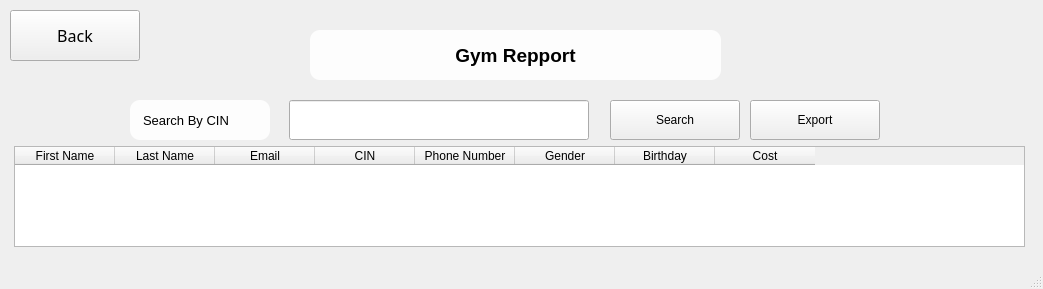
<?xml version="1.0" encoding="UTF-8"?>
<ui version="4.0">
 <class>MainWindow</class>
 <widget class="QMainWindow" name="MainWindow">
  <property name="geometry">
   <rect>
    <x>0</x>
    <y>0</y>
    <width>1043</width>
    <height>289</height>
   </rect>
  </property>
  <property name="windowTitle">
   <string>MainWindow</string>
  </property>
  <property name="styleSheet">
   <string notr="true">QMainWindow{
	border-image: url(:/background/img/7 exercises to increase running speed, according to a former sprint champion.jpeg);
}</string>
  </property>
  <widget class="QWidget" name="centralwidget">
   <widget class="QTableWidget" name="memberTable">
    <property name="geometry">
     <rect>
      <x>14</x>
      <y>146</y>
      <width>1011</width>
      <height>101</height>
     </rect>
    </property>
    <column>
     <property name="text">
      <string>First Name</string>
     </property>
    </column>
    <column>
     <property name="text">
      <string>Last Name</string>
     </property>
    </column>
    <column>
     <property name="text">
      <string>Email</string>
     </property>
    </column>
    <column>
     <property name="text">
      <string>CIN</string>
     </property>
    </column>
    <column>
     <property name="text">
      <string>Phone Number</string>
     </property>
    </column>
    <column>
     <property name="text">
      <string>Gender</string>
     </property>
    </column>
    <column>
     <property name="text">
      <string>Birthday</string>
     </property>
    </column>
    <column>
     <property name="text">
      <string>Cost</string>
     </property>
    </column>
   </widget>
   <widget class="QLabel" name="label">
    <property name="geometry">
     <rect>
      <x>130</x>
      <y>100</y>
      <width>140</width>
      <height>40</height>
     </rect>
    </property>
    <property name="font">
     <font>
      <pointsize>10</pointsize>
     </font>
    </property>
    <property name="styleSheet">
     <string notr="true">color: rgb(0, 0, 0);
background-color: rgba(255, 255, 255,0.9);
padding: 10px;
border-radius:10px;</string>
    </property>
    <property name="text">
     <string>Search By CIN</string>
    </property>
   </widget>
   <widget class="QLineEdit" name="CIN">
    <property name="geometry">
     <rect>
      <x>289</x>
      <y>100</y>
      <width>300</width>
      <height>40</height>
     </rect>
    </property>
   </widget>
   <widget class="QPushButton" name="search">
    <property name="geometry">
     <rect>
      <x>610</x>
      <y>100</y>
      <width>130</width>
      <height>40</height>
     </rect>
    </property>
    <property name="text">
     <string>Search</string>
    </property>
   </widget>
   <widget class="QPushButton" name="bill">
    <property name="geometry">
     <rect>
      <x>750</x>
      <y>100</y>
      <width>130</width>
      <height>40</height>
     </rect>
    </property>
    <property name="text">
     <string>Export</string>
    </property>
   </widget>
   <widget class="QLabel" name="label_2">
    <property name="geometry">
     <rect>
      <x>310</x>
      <y>30</y>
      <width>411</width>
      <height>50</height>
     </rect>
    </property>
    <property name="font">
     <font>
      <pointsize>14</pointsize>
      <weight>75</weight>
      <bold>true</bold>
     </font>
    </property>
    <property name="styleSheet">
     <string notr="true">font-weight: bold;
color: rgb(0, 0, 0);
background-color: rgba(255, 255, 255,0.9);
padding: 10px;
border-radius:10px;</string>
    </property>
    <property name="text">
     <string>Gym Repport</string>
    </property>
    <property name="alignment">
     <set>Qt::AlignCenter</set>
    </property>
   </widget>
   <widget class="QPushButton" name="back">
    <property name="geometry">
     <rect>
      <x>10</x>
      <y>10</y>
      <width>130</width>
      <height>51</height>
     </rect>
    </property>
    <property name="font">
     <font>
      <family>8514oem</family>
      <pointsize>12</pointsize>
     </font>
    </property>
    <property name="text">
     <string>Back</string>
    </property>
   </widget>
  </widget>
  <widget class="QMenuBar" name="menubar">
   <property name="geometry">
    <rect>
     <x>0</x>
     <y>0</y>
     <width>1043</width>
     <height>26</height>
    </rect>
   </property>
  </widget>
  <widget class="QStatusBar" name="statusbar"/>
 </widget>
 <resources>
  <include location="ressource.qrc"/>
 </resources>
 <connections/>
</ui>
